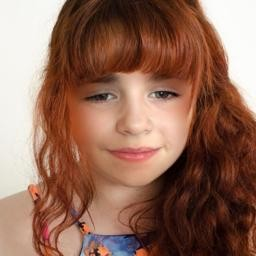
#> input picture AI Training Model/temp.jpg, 256 x 256 px, given as the content of the folder dataset/Real, which was not available
$ python EfficientNetV2L.py
#> lines starting #> are read from the running program, lines starting #| are printed output that depends on the picture; pictures that were not available may be replaced by others from this repository, and a replacement may not be noted
import os
import json
import cv2
import numpy as np
import tensorflow as tf
import pywt
from skimage.feature import local_binary_pattern
from scipy.fftpack import fft2
from tensorflow.keras.models import Sequential
from tensorflow.keras.layers import Dense, Dropout
from tensorflow.keras.optimizers import Adam
from sklearn.decomposition import PCA

# Paths
DATASET_PATH = "dataset"
REAL_PATH = os.path.join(DATASET_PATH, "Real")
FAKE_PATH = os.path.join(DATASET_PATH, "Fake")
JSON_TRACKER = "Trained/EfficientNetV2L_trained_images.json"
MODEL_PATH = "Trained/EfficientNetV2L.h5"

# Load trained image records
if os.path.exists(JSON_TRACKER):
    with open(JSON_TRACKER, "r") as file:
        trained_images = json.load(file)
else:
    trained_images = {}

# ELA (Error Level Analysis)
def apply_ela(img_path, quality=90):
    temp_path = "temp_ela.jpg"
    img = cv2.imread(img_path)
    cv2.imwrite(temp_path, img, [cv2.IMWRITE_JPEG_QUALITY, quality])

    compressed = cv2.imread(temp_path)
    ela = cv2.absdiff(img, compressed)

    gray = cv2.cvtColor(ela, cv2.COLOR_BGR2GRAY)
    return gray.astype(np.float32) / 255.0

# Extract features
def preprocess_image(img_path):
#> called with img_path = 'dataset/Real/temp.jpg'
    img = cv2.imread(img_path)
#> img is the input picture: shape (256, 256, 3); mean B, G, R 89.4, 106.5, 146.1
    img = cv2.resize(img, (380, 380))
#> img: shape (380, 380, 3)
    gray = cv2.cvtColor(img, cv2.COLOR_BGR2GRAY)
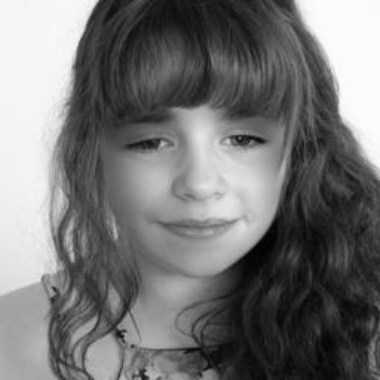
#> gray: shape (380, 380); min 2, max 255, mean 116.3

    # Apply FFT
    fft_features = np.abs(fft2(gray)).astype(np.float32)
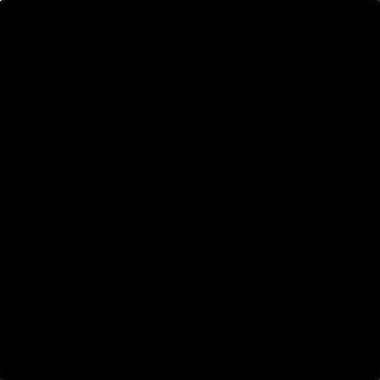
#> fft_features: shape (380, 380) float32; min 0.488, max 16790072, mean 3015.6; drawn with min black and max white

    # Apply Wavelet Transform
    coeffs2 = pywt.dwt2(gray, 'haar')
    cA, (cH, cV, cD) = coeffs2
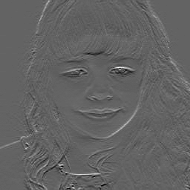
#> cH: shape (190, 190) float64; min -43.5, max 68.5, mean 0.1; drawn with min black and max white
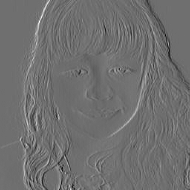
#> cV: shape (190, 190) float64; min -60.5, max 77.5, mean 0.2; drawn with min black and max white
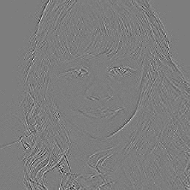
#> cD: shape (190, 190) float64; min -15, max 15.5, mean -0.00129; drawn with min black and max white
    wavelet_features = np.concatenate([cA.flatten(), cH.flatten(), cV.flatten(), cD.flatten()])

    # Apply LBP
    lbp = local_binary_pattern(gray, P=24, R=3, method="uniform")
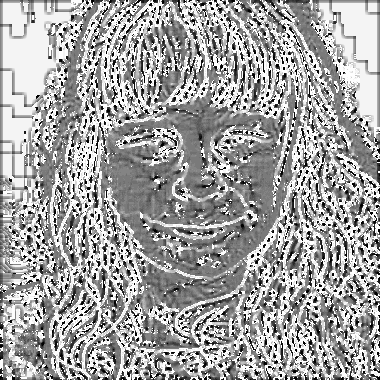
#> lbp: shape (380, 380) float64; min 0, max 25, mean 15.9; drawn with min black and max white

    # Apply ELA
    ela_image = apply_ela(img_path)
#> in apply_ela, `gray = cv2.cvtColor(ela, cv2.COLOR_BGR2GRAY)`:
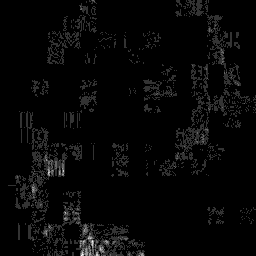
#> gray: shape (256, 256); min 0, max 5, mean 0.136; drawn with min black and max white

    # Combine features into a single vector
    features = np.concatenate([fft_features.flatten(), wavelet_features, lbp.flatten(), ela_image.flatten()])

    return features

# Load images and labels
def load_dataset():
    images = []
    labels = []

    for category, label in [("Real", 0), ("Fake", 1)]:
        path = os.path.join(DATASET_PATH, category)
        for img_name in os.listdir(path):
            img_path = os.path.join(path, img_name)
            if img_name not in trained_images:
                features = preprocess_image(img_path)
                images.append(features)
                labels.append(label)
                trained_images[img_name] = {"path": img_path, "label": label}
#> pass 2 of the loop in load_dataset, `for category, label in [("Real", 0), ("Fake", 1)]:`:
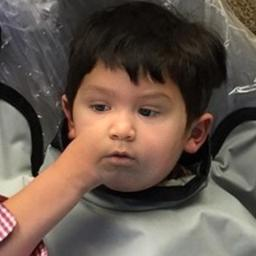
#> input picture AI Training Model/dataset/Fake/fake_105.jpg, 256 x 256 px
#> in preprocess_image, img is the input picture: shape (256, 256, 3); mean B, G, R 77.2, 87.6, 103
#> img: shape (380, 380, 3)
#> in preprocess_image (call 2), `lbp = local_binary_pattern(gray, P=24, R=3, method="uniform")`:
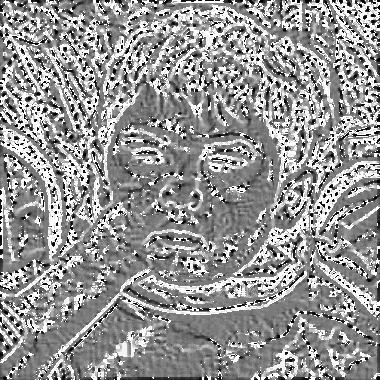
#> lbp: shape (380, 380) float64; min 0, max 25, mean 14.6; drawn with min black and max white
#> in apply_ela (call 2), `gray = cv2.cvtColor(ela, cv2.COLOR_BGR2GRAY)`:
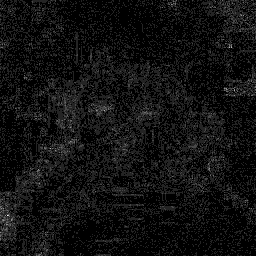
#> gray: shape (256, 256); min 0, max 7, mean 0.464; drawn with min black and max white

    return images, np.array(labels)

# Load new images for retraining
X, y = load_dataset()

if len(X) == 0:
    print("No new images to train. Exiting...")
    exit()

# Convert list to NumPy array
X = np.array(X, dtype=object)

# Ensure all feature vectors have the same length
max_feature_size = max(len(features) for features in X)
X_padded = np.array([np.pad(features, (0, max_feature_size - len(features))) for features in X])

# Apply PCA only if at least 2 samples exist
if X_padded.shape[0] > 1 and X_padded.shape[1] > 1:
    pca_components = min(300, X_padded.shape[0], X_padded.shape[1])  # Ensure valid PCA size
#> pca_components = 4
    pca = PCA(n_components=pca_components)
    X_padded = pca.fit_transform(X_padded)
else:
    print("Skipping PCA (not enough samples). Using raw features.")

# Define fully connected neural network
model = Sequential([
#> (the run stopped early here; a loop or call above may not have finished)
